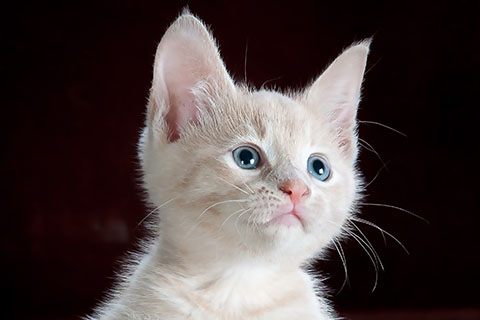
#> input picture python/cats/0.jpg, 480 x 320 px
$ jupyter execute --allow-errors ai-w03s01-pca-of-images.ipynb   (older library calls are emulated)
#> lines starting #> are read from the running program, lines starting #| are printed output that depends on the picture
# PCA of images

## Single image

[cell 1]
import cv2
from sklearn.decomposition import PCA
from matplotlib import pyplot as plt

# read image
image = cv2.imread("./cats/0.jpg")
#> image is the input picture: shape (320, 480, 3); mean B, G, R 65.1, 65.7, 76.7

print(image.shape)
#| (320, 480, 3)

# display image
f,axarr = plt.subplots(1, 3)

axarr[0].imshow(image)

# correct the image color then display
axarr[1].imshow(cv2.cvtColor(image, cv2.COLOR_BGR2RGB))

#conver to gray
gray = cv2.cvtColor(image, cv2.COLOR_BGR2GRAY)
axarr[2].imshow(cv2.cvtColor(gray, cv2.COLOR_BGR2RGB))

plt.show()
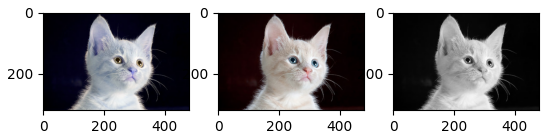
#> figure drawn by matplotlib, 3 panels; B, G, R data is drawn as R, G, B

# extract PCA
pca = PCA(2)

standardized_data = pca.fit_transform(gray)
#> standardized_data = 320 pairs, first value -1733.9 to 1087.4, second value -970 to 688.2

print(standardized_data.shape)
#| (320, 2)

plt.hist(standardized_data)
plt.show()
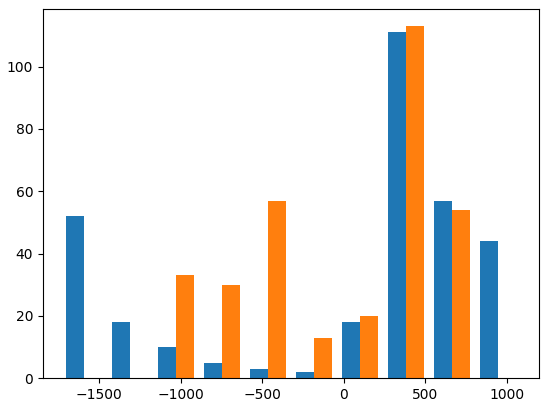
#> figure drawn by matplotlib, 1 panel; tallest bar 111 high, from x = 269.2 to 382.1; tallest bar 113 high, from x = 382.1 to 494.9

## Multiple images

[cell 2]
# read images

import os

for file in os.listdir("./cats"):
    if file.endswith(".jpg"):
        print(os.path.join("./cats", file))

[cell 3]
# from PIL import Image
import numpy as np

import cv2

images = []

for file in os.listdir("./cats"):
    if file.endswith(".jpg"):
        images.append(cv2.imread(os.path.join("./cats", file)))

print("Image data size: ", np.array(images).shape)
#| Image data size:  (3, 320, 480, 3)

[cell 4]
from matplotlib import image
from matplotlib import pyplot as plt

f,axarr = plt.subplots(1, len(images))
rgb_images = []

count = 0

for image in images:
    RGB_img = cv2.cvtColor(image, cv2.COLOR_BGR2RGB)
    rgb_images.append(RGB_img)
    axarr[count].imshow(RGB_img)
    count+=1
#> this loop made 3 passes
#> pass 2, `RGB_img = cv2.cvtColor(image, cv2.COLOR_BGR2RGB)`:
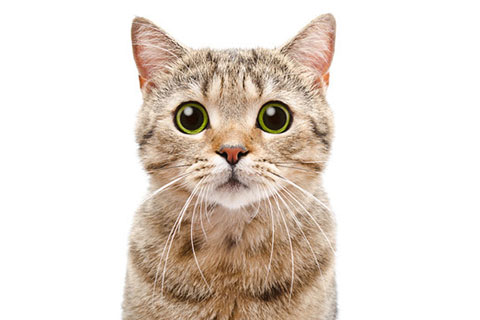
#> RGB_img: shape (320, 480, 3); mean R, G, B 228.8, 218.9, 210.3
#> pass 3, `RGB_img = cv2.cvtColor(image, cv2.COLOR_BGR2RGB)`:
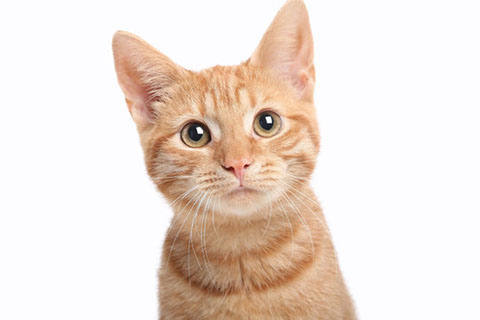
#> RGB_img: shape (320, 480, 3); mean R, G, B 237.3, 224, 215.5
#> after the loop, count = 3; rgb_images = 3 items

plt.show()

[cell 5]
import cv2

grays = []

for image in rgb_images:
    gray = cv2.cvtColor(image, cv2.COLOR_RGB2GRAY)
    grays.append(gray)
#> this loop made 3 passes
#> pass 3, `gray = cv2.cvtColor(image, cv2.COLOR_RGB2GRAY)`:
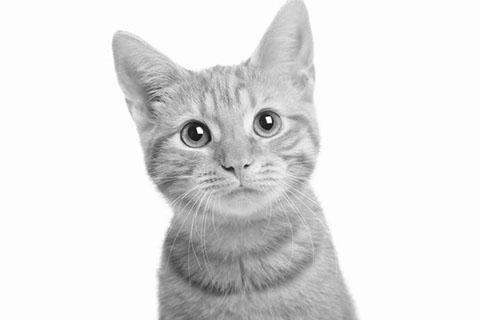
#> gray: shape (320, 480); min 13, max 255, mean 226.9
#> after the loop, grays = 3 items

[cell 6]
f,axarr = plt.subplots(1, len(images))

count = 0

for gray in grays:
    axarr[count].imshow(cv2.cvtColor(gray, cv2.COLOR_BGR2RGB))
    count+=1
#> after the loop, count = 3

plt.show()
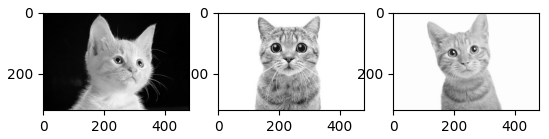
#> figure drawn by matplotlib, 3 panels

[cell 7]
while True:
    cv2.imshow("gray", grays[0])

    key = cv2.waitKey(1)
#> (key Esc is pressed here)
    if key == 27:
        break
cv2.destroyAllWindows()

[cell 8]
from sklearn.decomposition import PCA

pca = PCA(2)

standardized_data = []

for gray in grays:
    standardized_data.append(pca.fit_transform(gray))
#> after the loop, standardized_data = 3 point arrays, longest 320 points

[cell 9]
import pandas as pd


#> (the rest of this cell did not finish here and is left out)

[cell 10]
sobel = []

for gray in grays:
    sobel_64 = cv2.Sobel(gray,cv2.CV_64F,1,0,ksize=3)
    abs_64 = np.absolute(sobel_64)
    sobel_8u = np.uint8(abs_64)
    sobel.append(sobel_8u)
#> this loop made 3 passes
#> pass 1, `sobel_8u = np.uint8(abs_64)`:
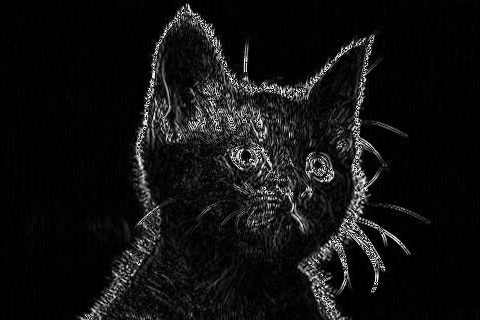
#> sobel_8u: shape (320, 480); min 0, max 255, mean 16.9
#> after the loop:
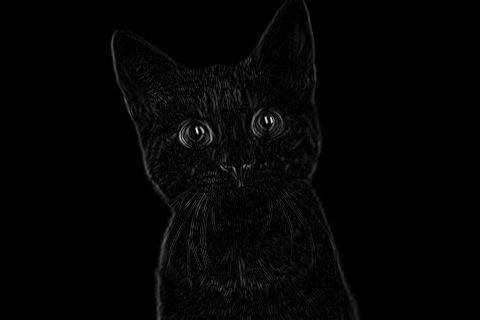
#> abs_64: shape (320, 480) float64; min 0, max 918, mean 14.5; drawn with min black and max white
#> after the loop:
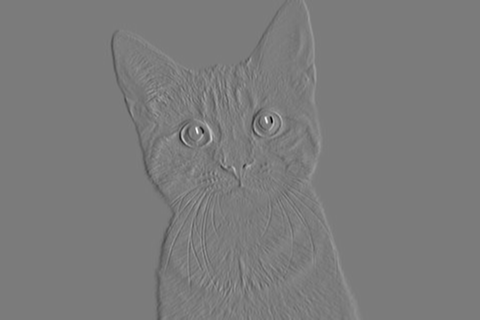
#> sobel_64: shape (320, 480) float64; min -867, max 918, mean 0; drawn with min black and max white
#> after the loop, sobel = 3 items


f,axarr = plt.subplots(1, len(images))

count = 0

for sb in sobel:
    axarr[count].imshow(cv2.cvtColor(sb, cv2.COLOR_BGR2RGB))
    count+=1
#> after the loop, count = 3

plt.show()
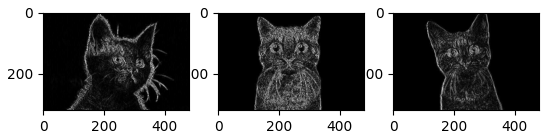
#> figure drawn by matplotlib, 3 panels

[cell 11]
print(sobel[0].shape)
#| (320, 480)
